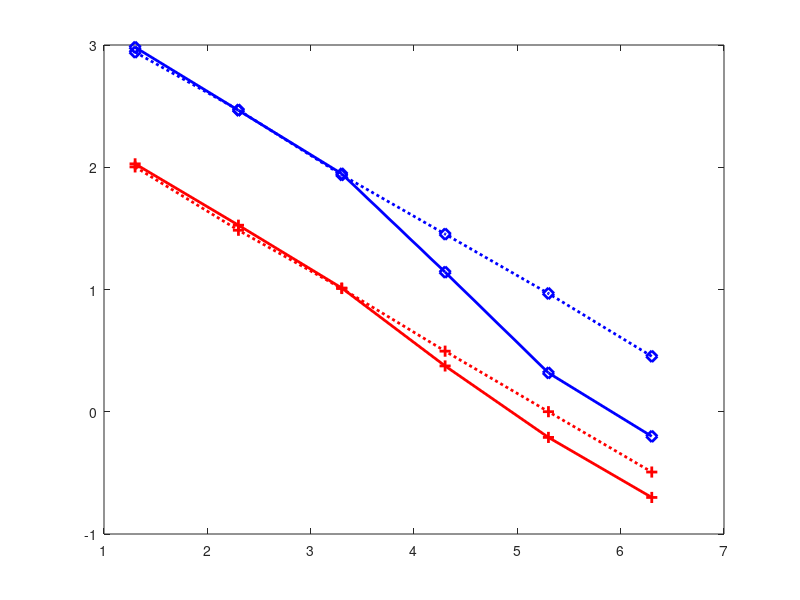

Reproduce this figure in MATLAB. (Note: this script raises an error after producing the figure.)
close all
clear
clc

N=[20,200, 2000, 20000,200000,2000000];
load ./MSE_n_e001_f001.mat
f=0.01;
n1=N.*f;
n0=N-n1;
var_pro_f001=[];
var_pro_f001(1,:)=var_pro;
var_rr_f001(1,:)=var_RR;
for i=1:size(N,2)
    pro(i,:)=(abs(est_pro1(i,:)-n1(i))./n1(i)+abs(est_pro0(i,:)-n0(i))./n0(i))./2;
    rr(i,:)=(abs(est_rr1(i,:)-n1(i))./n1(i)+abs(est_rr0(i,:)-n0(i))./n0(i))./2;
end
re_pro1=mean(pro,2);
re_rr1=mean(rr,2);

load ./MSE_n_e01_f001.mat
var_pro_f001(2,:)=var_pro;
var_rr_f001(2,:)=var_RR;
f=0.01;
n1=N.*f;
n0=N-n1;
for i=1:size(N,2)
    pro(i,:)=(abs(est_pro1(i,:)-n1(i))./n1(i)+abs(est_pro0(i,:)-n0(i))./n0(i))./2;
    rr(i,:)=(abs(est_rr1(i,:)-n1(i))./n1(i)+abs(est_rr0(i,:)-n0(i))./n0(i))./2;
end
re_pro2=mean(pro,2);
re_rr2=mean(rr,2);

load ./MSE_n_e1_f001.mat
var_pro_f001(3,:)=var_pro;
var_rr_f001(3,:)=var_RR;
f=0.01;
n1=N.*f;
n0=N-n1;
for i=1:size(N,2)
    pro(i,:)=(abs(est_pro1(i,:)-n1(i))./n1(i)+abs(est_pro0(i,:)-n0(i))./n0(i))./2;
    rr(i,:)=(abs(est_rr1(i,:)-n1(i))./n1(i)+abs(est_rr0(i,:)-n0(i))./n0(i))./2;
end
re_pro4=mean(pro,2);
re_rr4=mean(rr,2);


load ./MSE_n_e001_f01.mat
var_pro_f01(1,:)=var_pro;
var_rr_f01(1,:)=var_RR;
f=0.1;
n1=N.*f;
n0=N-n1;
for i=1:size(N,2)
    pro(i,:)=(abs(est_pro1(i,:)-n1(i))./n1(i)+abs(est_pro0(i,:)-n0(i))./n0(i))./2;
    rr(i,:)=(abs(est_rr1(i,:)-n1(i))./n1(i)+abs(est_rr0(i,:)-n0(i))./n0(i))./2;
end
re_pro1_f01=mean(pro,2);
re_rr1_f01=mean(rr,2);

load ./MSE_n_e01_f01.mat
var_pro_f01(2,:)=var_pro;
var_rr_f01(2,:)=var_RR;
f=0.1;
n1=N.*f;
n0=N-n1;
for i=1:size(N,2)
    pro(i,:)=(abs(est_pro1(i,:)-n1(i))./n1(i)+abs(est_pro0(i,:)-n0(i))./n0(i))./2;
    rr(i,:)=(abs(est_rr1(i,:)-n1(i))./n1(i)+abs(est_rr0(i,:)-n0(i))./n0(i))./2;
end
re_pro2_f01=mean(pro,2);
re_rr2_f01=mean(rr,2);

load ./MSE_n_e1_f01.mat
var_pro_f01(3,:)=var_pro;
var_rr_f01(3,:)=var_RR;
f=0.1;
n1=N.*f;
n0=N-n1;
for i=1:size(N,2)
    pro(i,:)=(abs(est_pro1(i,:)-n1(i))./n1(i)+abs(est_pro0(i,:)-n0(i))./n0(i))./2;
    rr(i,:)=(abs(est_rr1(i,:)-n1(i))./n1(i)+abs(est_rr0(i,:)-n0(i))./n0(i))./2;
end
re_pro4_f01=mean(pro,2);
re_rr4_f01=mean(rr,2);


load ./MSE_n_e001_f1.mat
var_pro_f1=[];
var_pro_f1(1,:)=var_pro;
var_rr_f1(1,:)=var_RR;
load ./MSE_n_e01_f1.mat
var_pro_f1(2,:)=var_pro;
var_rr_f1(2,:)=var_RR;
load ./MSE_n_e1_f1.mat
var_pro_f1(3,:)=var_pro;
var_rr_f1(3,:)=var_RR;


%% display adveraged MSE
% figure
% plot(log10(N),log10(var_rr_f01(1,:)),'-bd','LineWidth',2,'Markersize',8)
% hold on
% plot(log10(N),log10(var_pro_f001(1,:)),'-ro','LineWidth',2,'Markersize',8)
% hold on
% plot(log10(N),log10(var_pro_f01(1,:)),'-g*','LineWidth',2,'Markersize',8)
% hold on
% plot(log10(N),log10(var_pro_f1(1,:)),'-m+','LineWidth',2,'Markersize',8)
% hold on
% h=legend("RR","JRR ($n_1/n=0.01$)","JRR ($n_1/n=0.1$)","JRR ($n_1/n=1$)",'location','NW', Interpreter='latex');
% xlabel("$n$",Interpreter='latex')
% ylabel("MSE")
% set(gca,'XTick',[log10(20),log10(200),log10(2000),log10(20000),log10(200000),log10(2000000)]);
% set(gca,'XTickLabel',{20','200','2000','2\times10^4','2\times10^5','2\times10^6'});
% set(gca,'yTick',[4,6,8,10]);
% set(gca,'yTickLabel',{'10^4','10^6','10^8','10^{10}'});
% % axis([0,10, 6,12.5])
% set(gca,'Fontsize',20,'Fontname','Times New Roman')
% set(h,'Fontsize',15,'Fontname','Times New Roman')
% xlim([log10(15) log10(3000000)])
% print -painters -dpdf -r300 var_n_e001.pdf
% 
% figure
% plot(log10(N),log10(var_rr_f01(2,:)),'-bd','LineWidth',2,'Markersize',8)
% hold on
% plot(log10(N),log10(var_pro_f001(2,:)),'-ro','LineWidth',2,'Markersize',8)
% hold on
% plot(log10(N),log10(var_pro_f01(2,:)),'-g*','LineWidth',2,'Markersize',8)
% hold on
% plot(log10(N),log10(var_pro_f1(2,:)),'-m+','LineWidth',2,'Markersize',8)
% hold on
% h=legend("RR","JRR ($n_1/n=0.01$)","JRR ($n_1/n=0.1$)","JRR ($n_1/n=1$)",'location','NW', Interpreter='latex');
% xlabel("$n$",Interpreter='latex')
% ylabel("MSE")
% set(gca,'XTick',[log10(20),log10(200),log10(2000),log10(20000),log10(200000),log10(2000000)]);
% set(gca,'XTickLabel',{20','200','2000','2\times10^4','2\times10^5','2\times10^6'});
% set(gca,'yTick',[2,4,6,8,10]);
% set(gca,'yTickLabel',{'10^2','10^4','10^6','10^8','10^{10}'});
% % axis([0,10, 6,12.5])
% set(gca,'Fontsize',20,'Fontname','Times New Roman')
% set(h,'Fontsize',15,'Fontname','Times New Roman')
% xlim([log10(15) log10(3000000)])
% print -painters -dpdf -r300 var_n_e01.pdf
% 
% figure
% plot(log10(N),log10(var_rr_f01(3,:)),'-bd','LineWidth',2,'Markersize',8)
% hold on
% plot(log10(N),log10(var_pro_f001(3,:)),'-ro','LineWidth',2,'Markersize',8)
% hold on
% plot(log10(N),log10(var_pro_f01(3,:)),'-g*','LineWidth',2,'Markersize',8)
% hold on
% plot(log10(N),log10(var_pro_f1(3,:)),'-m+','LineWidth',2,'Markersize',8)
% hold on
% h=legend("RR","JRR ($n_1/n=0.01$)","JRR ($n_1/n=0.1$)","JRR ($n_1/n=1$)",'location','NW', Interpreter='latex');
% xlabel("$n$",Interpreter='latex')
% ylabel("MSE")
% set(gca,'XTick',[log10(20),log10(200),log10(2000),log10(20000),log10(200000),log10(2000000)]);
% set(gca,'XTickLabel',{20','200','2000','2\times10^4','2\times10^5','2\times10^6'});
% set(gca,'yTick',[2,4,6,8]);
% set(gca,'yTickLabel',{'10^2','10^4','10^6','10^8'});
% xlim([log10(15) log10(3000000)])
% % axis([0,10, 6,12.5])
% set(gca,'Fontsize',20,'Fontname','Times New Roman')
% set(h,'Fontsize',15,'Fontname','Times New Roman')
% print -painters -dpdf -r300 var_n_e1.pdf



%% ------------- display of RE-----------------
figure
plot(log10(N),log10(re_rr1),':bd','LineWidth',2,'Markersize',8)
hold on
plot(log10(N),log10(re_pro1),'-bd','LineWidth',2,'Markersize',8)
hold on
plot(log10(N),log10(re_rr1_f01),':r+','LineWidth',2,'Markersize',8)
hold on
plot(log10(N),log10(re_pro1_f01),'-r+','LineWidth',2,'Markersize',8)
hold on
h=legend("RR ($n_1/n=0.01$)","JRR ($n_1/n=0.01$)","RR ($n_1/n=0.1$)","JRR ($n_1/n=0.1$)",'location','SW',Interpreter='latex');
xlabel("$n$",Interpreter='latex')
ylabel("ARE")
set(gca,'XTick',[log10(20),log10(200),log10(2000),log10(20000),log10(200000),log10(2000000)]);
set(gca,'XTickLabel',{20','200','2000','2\times10^4','2\times10^5','2\times10^6'});
set(gca,'YTick',[0,log10(10),log10(100),3,4,5]);
set(gca,'yTickLabel',{'1','10','10^2','10^3','10^4','10^5'});
set(gca,'Fontsize',20,'Fontname','Times New Roman')
set(h,'Fontsize',14,'Fontname','Times New Roman')
xlim([log10(15) log10(3000000)])
print -painters -dpdf -r300 re_n_e001.pdf

figure
plot(log10(N),log10(re_rr2),':bd','LineWidth',2,'Markersize',8)
hold on
plot(log10(N),log10(re_pro2),'-bd','LineWidth',2,'Markersize',8)
hold on
plot(log10(N),log10(re_rr2_f01),':r+','LineWidth',2,'Markersize',8)
hold on
plot(log10(N),log10(re_pro2_f01),'-r+','LineWidth',2,'Markersize',8)
hold on
h=legend("RR ($n_1/n=0.01$)","JRR ($n_1/n=0.01$)","RR ($n_1/n=0.1$)","JRR ($n_1/n=0.1$)",'location','SW',Interpreter='latex');
xlabel("$n$",Interpreter='latex')
ylabel("ARE")
set(gca,'XTick',[log10(20),log10(200),log10(2000),log10(20000),log10(200000),log10(2000000)]);
set(gca,'XTickLabel',{20','200','2000','2\times10^4','2\times10^5','2\times10^6'});
set(gca,'YTick',[log10(0.1),log10(1),log10(10),log10(100),3,4]);
set(gca,'yTickLabel',{'0.1','1','10','10^2','10^3','10^4'});
set(gca,'Fontsize',20,'Fontname','Times New Roman')
set(h,'Fontsize',14,'Fontname','Times New Roman')
xlim([log10(15) log10(3000000)])
print -painters -dpdf -r300 re_n_e01.pdf

figure
plot(log10(N),log10(re_rr4),':bd','LineWidth',2,'Markersize',8)
hold on
plot(log10(N),log10(re_pro4),'-bd','LineWidth',2,'Markersize',8)
hold on
plot(log10(N),log10(re_rr4_f01),':r+','LineWidth',2,'Markersize',8)
hold on
plot(log10(N),log10(re_pro4_f01),'-r+','LineWidth',2,'Markersize',8)
hold on
h=legend("RR ($n_1/n=0.01$)","JRR ($n_1/n=0.01$)","RR ($n_1/n=0.1$)","JRR ($n_1/n=0.1$)",'location','NE',Interpreter='latex');
xlabel("$n$",Interpreter='latex')
ylabel("ARE")
set(gca,'XTick',[log10(20),log10(200),log10(2000),log10(20000),log10(200000),log10(2000000)]);
set(gca,'XTickLabel',{20','200','2000','2\times10^4','2\times10^5','2\times10^6'});
set(gca,'YTick',[-2,log10(0.1),log10(1),log10(10),log10(100),3,4]);
set(gca,'yTickLabel',{'0.01','0.1','1','10','10^2','10^3','10^4'});
set(gca,'Fontsize',20,'Fontname','Times New Roman')
set(h,'Fontsize',14,'Fontname','Times New Roman')
xlim([log10(15) log10(3000000)])
print -painters -dpdf -r300 re_n_e1.pdf


